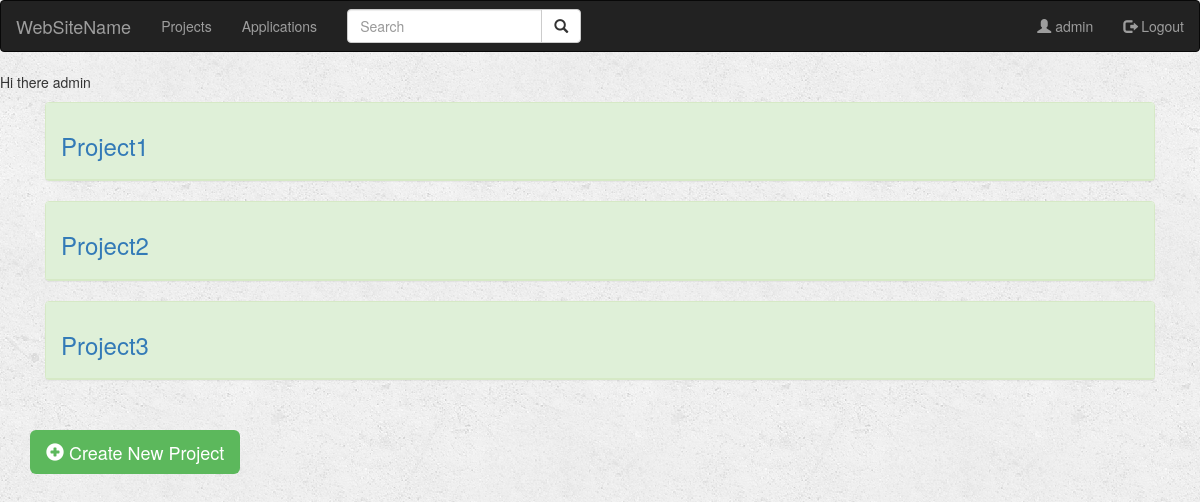
Screenshot of /project/ (signed in) with the database file from the repository.
### project/models.py (models this page shows)
class Project(models.Model):
    user = models.ForeignKey(User, default=1, on_delete=models.SET_DEFAULT, related_name='user')
    name = models.CharField(max_length=100)
    situation = models.CharField(max_length=10)
    def __str__(self):
        return self.name + ' - ' + self.situation

### project/views.py (the view)
def index(request):
    if not request.user.is_authenticated:#If user isn't loged in.
        return render(request, 'project/login.html')
    else:
        projects = Project.objects.all()#Gets projects.
        applications = Application.usernameInApp(request)#Get applications that user is authorized.
        query = request.GET.get("q")
        if query:
            projects = projects.filter(
                Q(name__icontains=query)
            ).distinct()
            applications = applications.filter(
                Q(name__icontains=query)
            ).distinct()
            return render(request, 'project/index.html',
                          {
                              'projects': projects,
                              'applications': applications
                          })
        else:
            return render(request, 'project/index.html', {'projects': projects, 'applications': applications})

### project/models.py (called while the page is built)
    def usernameInApp(userRequest):
        appList = []
        applications = Application.objects.all()
        for app in applications:
            userInApp = (app.username).split(',')
            for user in userInApp:
                if user == userRequest.user.username:
                    appList.append(app)
        return appList

### project/templates/project/index.html (shortened to what this page needs)
{% extends 'project/base.html' %}
{% block body %}
<p>Hi there {{user.username}}</p>
{% for a in projects %}
<div class="container">
  <div class="panel panel-success">
    <div class="panel-heading">
      <h3><a data-toggle="collapse" href="#{{a.name}}">{{a.name}}</a></h3>
    </div>
  </div>
</div>
{% endfor %}
<div style="margin: 30px 0px 10px 30px">
  <a href="{% url 'project:create_project' %}" class="btn btn-success btn-lg" style="border:none">
    <span class="glyphicon glyphicon-plus-sign"></span> Create New Project
  </a>
</div>
{% endblock %}

### project/templates/project/base.html (shortened to what this page needs)
<!DOCTYPE html>
<html lang="en" dir="ltr">
<head>
  {% load staticfiles %}
  <link rel="stylesheet" href="https://maxcdn.bootstrapcdn.com/bootstrap/3.3.6/css/bootstrap.min.css">
  <link rel="stylesheet" type="text/css" href="{% static 'project/style.css' %}" />
</head>
<body>
  <nav class="navbar navbar-inverse">
    <div class="container-fluid">
      <div class="navbar-header">
        <a class="navbar-brand" href="{% url 'project:index' %}">WebSiteName</a>
      </div>
      <ul class="nav navbar-nav">
        <li><a href="#">Projects</a></li>
        <li><a href="#">Applications</a></li>
      </ul>
      <form class="navbar-form navbar-left" role="search" method="get" action="{% url 'project:index' %}">
        <div class="input-group">
          <input type="text" class="form-control" placeholder="Search" name="q" value="{{ request.GET.q }}">
          <div class="input-group-btn">
            <button class="btn btn-default" type="submit">
              <i class="glyphicon glyphicon-search"></i>
            </button>
          </div>
        </div>
      </form>
      <ul class="nav navbar-nav navbar-right">
        <li class="{% block user_active %}{% endblock %}"><a href="#">
            <span class="glyphicon glyphicon-user"></span> {{user.username}}</a>
        </li>
        <li class="{% block logout_active %}{% endblock %}"><a href="{% url 'project:logout_user' %}">
            <span class="glyphicon glyphicon-log-out"></span> Logout</a>
        </li>
      </ul>
    </div>
  </nav>
  {% block body %}
  {% endblock %}
</body>
</html>

### project/static/project/style.css (style rules this page uses)
body { background: white url("images/background.png"); }

### project/templates/project/index.html (style rules this page uses)
.container { width: 95%; }

### rows the page displays
Project: name "Project1"
Project: name "Project2"
Project: name "Project3"

### other values shown
{{ user.username }} "admin"
